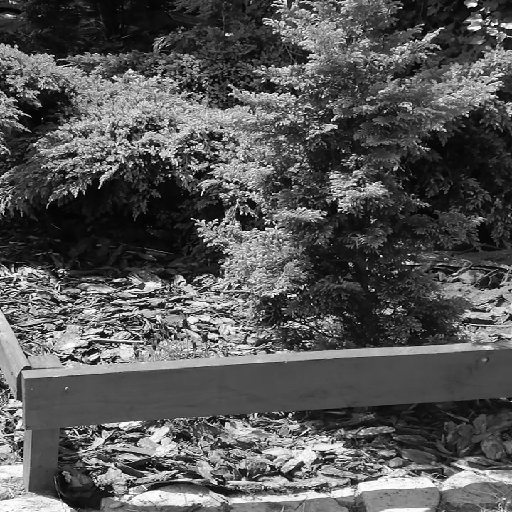
%> input picture poc/poclab8/krzaczkigray512x512.png, 512 x 512 px
$ octave pocsegmentacjaobrazuinne.m   (GNU Octave 9; MATLAB toolbox functions it lacks are replaced by stand-ins)
%> lines starting %> are read from the running program, lines starting %| are printed output that depends on the picture; in (x1, y1, x2, y2) boxes, pixels count from 0 and x2, y2 are one past the last pixel; in counts of white or black regions, pixels touching at a corner belong together; the program's own positions count from 1
clear all;
clc;
I = imread('krzaczkigray512x512.png');
%> I is the input picture: size 512x512 uint8; min 0, max 255, mean 86.3
figure;
imshow(I);
BI=im2bw(I,0.4);
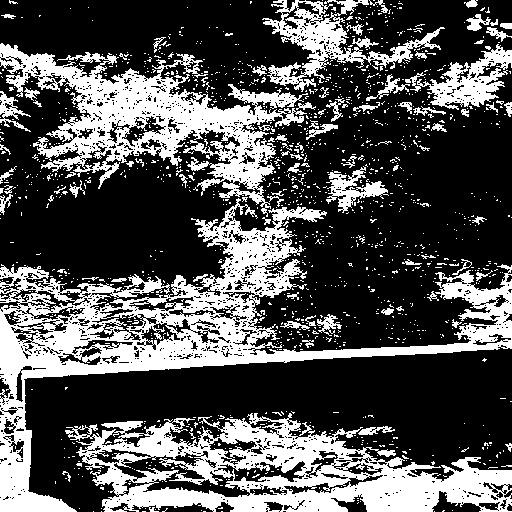
%> BI: size 512x512 logical; 32.6% white; 1393 white regions (1310 under 20 px), largest, box (x1, y1, x2, y2) and area: (0, 198, 512, 512) 30094, (65, 413, 512, 512) 21016, (0, 43, 308, 217) 16990
BIL=bwlabel(BI);
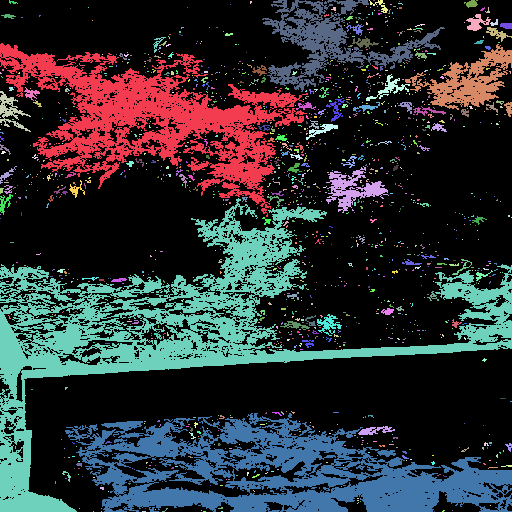
%> BIL: size 512x512 double; 1394 distinct labels, from 0 to 1393; one colour per label, 0 black
RGB=label2rgb(BIL);
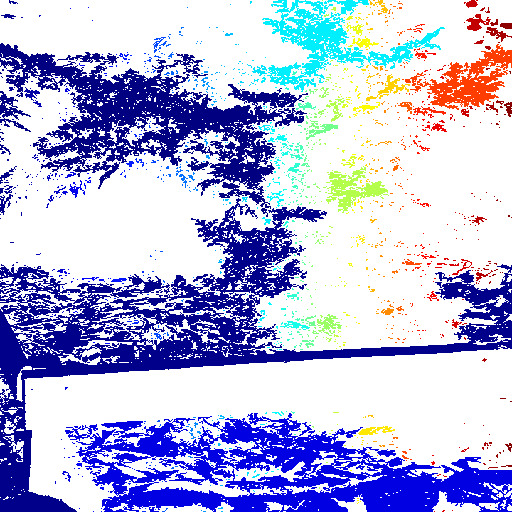
%> RGB: size 512x512x3 uint8; mean R, G, B 179.6, 182, 222.8
level = graythresh(I);
%> level = 0.427
% Histogram
figure;
imhist(I);
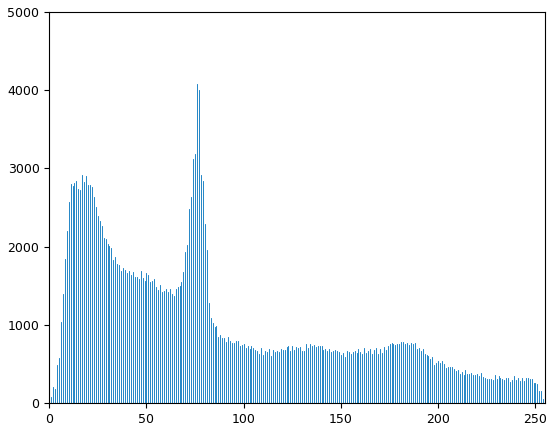
%> figure redrawn from the program's plot data; highest point at x = 76, y = 4079
figure;
imshow(RGB);
figure;
imshow(BI);
BIGT=im2bw(I, level);
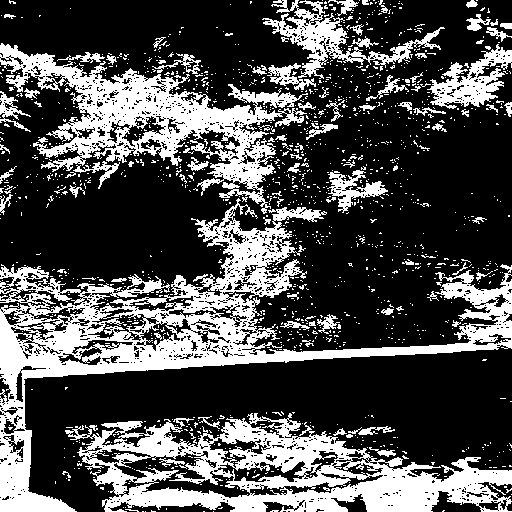
%> BIGT: size 512x512 logical; 30.7% white; 1402 white regions (1307 under 20 px), largest, box (x1, y1, x2, y2) and area: (0, 198, 512, 512) 28861, (65, 413, 512, 512) 19551, (0, 43, 308, 214) 15074
BIGTL=bwlabel(BIGT);
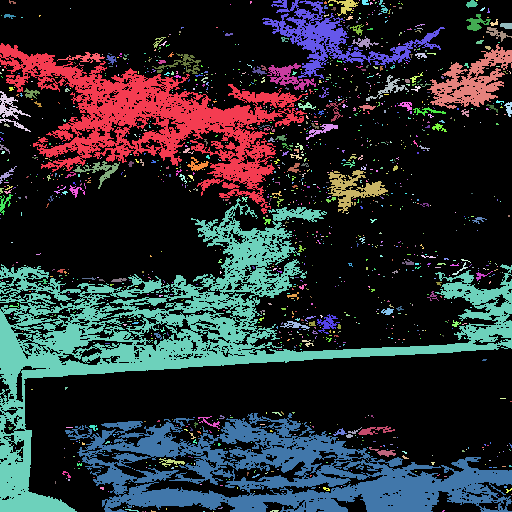
%> BIGTL: size 512x512 double; 1403 distinct labels, from 0 to 1402; one colour per label, 0 black
RGBGT=label2rgb(BIGTL);
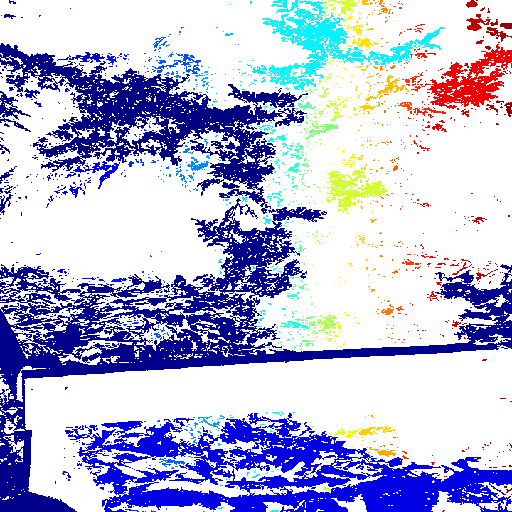
%> RGBGT: size 512x512x3 uint8; mean R, G, B 183.9, 185.6, 224.4
figure;
imshow(BIGT);
figure;
imshow(RGBGT);
